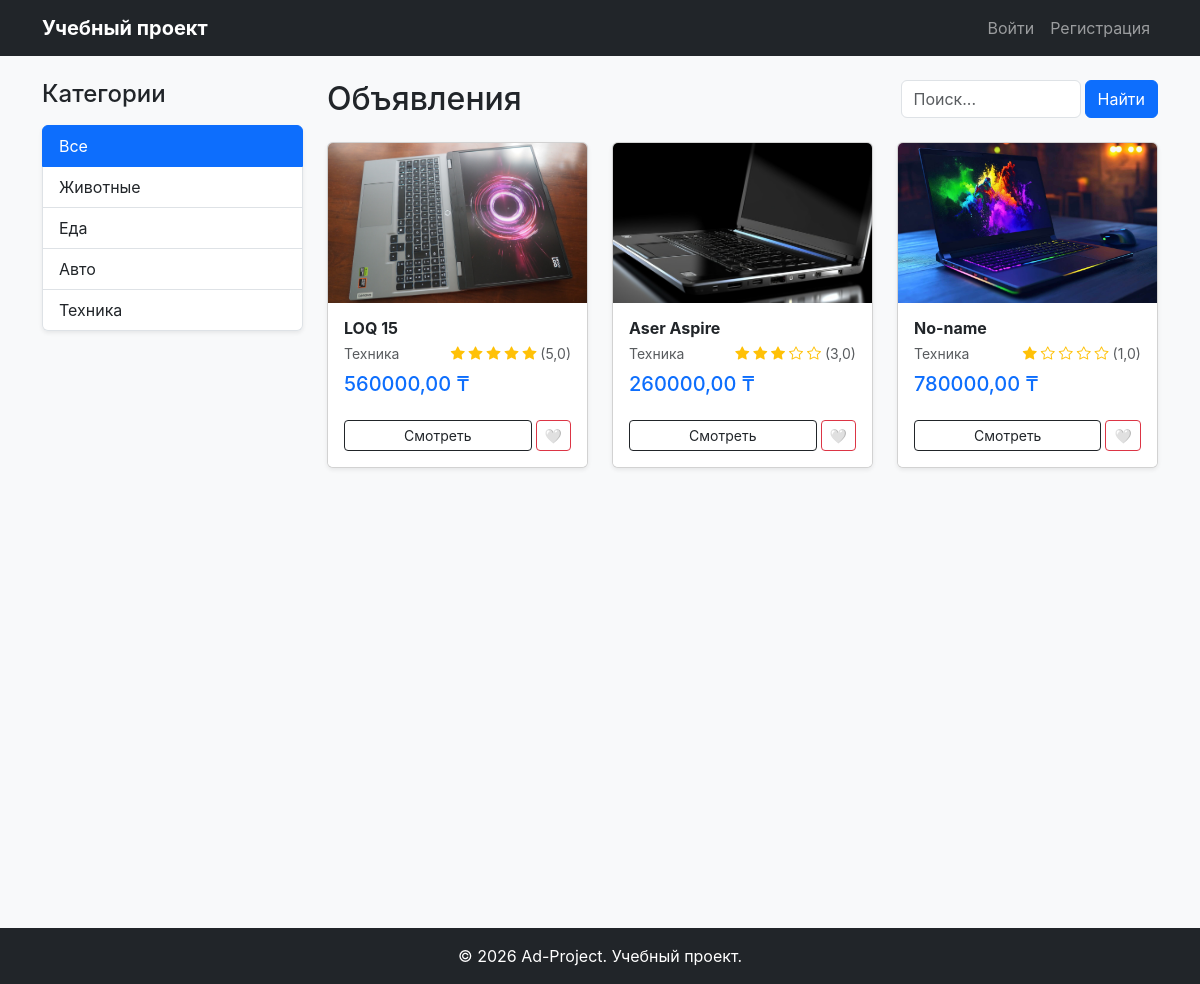
The page / on the database its author committed.
### ads/models.py (models this page shows, shortened)
class Category(models.Model):
    name = models.CharField(max_length=100, verbose_name="Категория")
    class Meta:
        verbose_name = "Категория"
        verbose_name_plural = "Категории"

class Ad(models.Model):
    title = models.CharField(max_length=200, verbose_name="Заголовок")
    category = models.ForeignKey(Category, on_delete=models.CASCADE, verbose_name="Категория")
    price = models.DecimalField(max_digits=20, decimal_places=2, default=0, verbose_name="Цена")
    description = models.TextField(verbose_name="Описание")
    image = models.ImageField(upload_to='ads_images/', blank=True, null=True, verbose_name="Фотография")
    author = models.ForeignKey(User, on_delete=models.SET_NULL, null=True, blank=True)
    is_top = models.BooleanField(default=False, verbose_name="Топ объявление (VIP)")
    created_at = models.DateTimeField(auto_now_add=True, verbose_name="Дата создания")
    class Meta:
        ordering = ['-is_top', '-created_at']
        verbose_name = "Объявление"
        verbose_name_plural = "Объявления"

### ads/views.py (the view)
# urls.py: path('', views.ad_list, name='ad_list'),
def ad_list(request):
    query = request.GET.get('q', '').strip()
    category_id = request.GET.get('category')
    ads = Ad.objects.annotate(average_rating=Avg('reviews__rating'))
    if query:
        ads = ads.filter(Q(title__icontains=query) | Q(description__icontains=query))
    if category_id:
        ads = ads.filter(category_id=category_id)
    categories = Category.objects.all()
    return render(request, 'ad_list.html', {
        'ads': ads.distinct(),  # distinct() важен, если поиск выдает дубликаты
        'categories': categories,
        'query': query,
    })

### ads/templates/ad_list.html (shortened to what this page needs)
{% extends 'base.html' %}
{% block content %}
<div class="row">
    <div class="col-md-3">
        <div class="sticky-top" style="top: 20px;">
            <h4 class="mb-3">Категории</h4>
            <div class="list-group shadow-sm">
                <a href="{% url 'ad_list' %}"
                   class="list-group-item list-group-item-action d-flex justify-content-between align-items-center {% if not request.GET.category %}active{% endif %}">
                    Все
                </a>
                {% for cat in categories %}
                    <a href="{% url 'ad_list' %}?category={{ cat.id }}"
                       class="list-group-item list-group-item-action {% if request.GET.category == cat.id|stringformat:'s' %}active{% endif %}">
                        {{ cat.name }}
                    </a>
                {% endfor %}
            </div>
        </div>
    </div>
    <div class="col-md-9">
        <div class="d-flex align-items-center mb-4">
            <h2 class="me-auto mb-0">Объявления</h2>
            <form action="{% url 'ad_list' %}" method="GET" class="d-flex m-0">
                <input type="text" name="q" class="form-control me-1" placeholder="Поиск..." value="{{ request.GET.q }}" style="width: 180px;">
                <button type="submit" class="btn btn-primary">Найти</button>
            </form>
        </div>
        <div class="row">
            {% for ad in ads %}
                <div class="col-lg-4 col-md-6 mb-4">
                    <div class="card h-100 shadow-sm">
                        <img src="{% if ad.image %}{{ ad.image.url }}{% else %}https://via.placeholder.com/400x250{% endif %}"
                             class="card-img-top" alt="{{ ad.title }}" style="height: 160px; object-fit: cover;">
                                <div class="card-body p-3">
                                <h6 class="card-title fw-bold mb-1 text-truncate">{{ ad.title }}</h6>
                                <div class="d-flex justify-content-between align-items-center mb-2">
                                    <p class="text-muted small mb-0">{{ ad.category.name }}</p>
                                    <div class="small text-warning">
                                        {% if ad.average_rating %}
                                            {% for i in "12345" %}
                                                {% if forloop.counter <= ad.average_rating %}
                                                    <i class="bi bi-star-fill"></i>
                                                {% else %}
                                                    <i class="bi bi-star"></i>
                                                {% endif %}
                                            {% endfor %}
                                            <span class="text-muted">({{ ad.average_rating|floatformat:1 }})</span>
                                        {% else %}
                                            <span class="text-muted small">Нет отзывов</span>
                                        {% endif %}
                                    </div>
                                </div>
            <h5 class="text-primary mb-0">
                {% if ad.price > 0 %}{{ ad.price }} ₸{% else %}Бесплатно{% endif %}
            </h5>
        </div>
                        <div class="card-footer bg-white border-0 d-flex gap-1 pb-3">
                            <a href="{% url 'ad_detail' ad.id %}" class="btn btn-sm btn-outline-dark flex-grow-1">Смотреть</a>
                            <a href="{% url 'toggle_favorite' ad.id %}" class="btn btn-sm btn-outline-danger">
                                {% if ad in user.favorites.all %}❤️{% else %}🤍{% endif %}
                            </a>
                        </div>
                    </div>
                </div>
            {% empty %}
                <div class="col-12 text-center py-5">
                    <p class="text-muted h4">В этой категории пока ничего нет...</p>
                </div>
            {% endfor %}
        </div>
    </div>
</div>
{% endblock %}

### ads/templates/base.html (shortened to what this page needs)
{% load static %}
<!DOCTYPE html>
<html lang="ru">
<head>
    <link href="https://cdn.jsdelivr.net/npm/bootstrap@5.3.0/dist/css/bootstrap.min.css" rel="stylesheet">
    <link rel="stylesheet" href="https://cdn.jsdelivr.net/npm/bootstrap-icons@1.11.3/font/bootstrap-icons.min.css">
    <link rel="stylesheet" href="{% static 'css/style.css' %}">
</head>
<body class="bg-light">
<nav class="navbar navbar-expand-lg navbar-dark bg-dark mb-4">
    <div class="container">
        <a class="navbar-brand fw-bold" href="/">Учебный проект</a>
        <div class="collapse navbar-collapse" id="navbarNav">
            <ul class="navbar-nav ms-auto">
                {% if user.is_authenticated %}
                    <li class="nav-item"><a class="nav-link" href="{% url 'profile' %}">Профиль ({{ user.username }})</a></li>
                    <li class="nav-item">
                        <form action="{% url 'logout' %}" method="post" style="display:inline;">
                            {% csrf_token %}<button type="submit" class="nav-link btn btn-link">Выйти</button>
                        </form>
                    </li>
                {% else %}
                    <li class="nav-item"><a class="nav-link" href="{% url 'login' %}">Войти</a></li>
                    <li class="nav-item"><a class="nav-link" href="{% url 'register' %}">Регистрация</a></li>
                {% endif %}
            </ul>
        </div>
    </div>
</nav>
<div class="container min-vh-100 max-vh-100">
    {% block content %}
    {% endblock %}
</div>
<footer class="bg-dark text-white text-center py-3 mt-5">
    <p class="mb-0">© 2026 Ad-Project. Учебный проект.</p>
</footer>
</body>
</html>

### ads/static/css/style.css (style rules this page uses)
* { font-family: 'Inter', sans-serif; }
.text-center { align-items: center; justify-content: center; }

### rows shown on the page
Category: name "Животные"
Category: name "Еда"
Category: name "Авто"
Category: name "Техника"
Ad: image (picture), title "LOQ 15", category.name "Техника", average_rating "5,0", price "560000,00"
Ad: image (picture), title "Aser Aspire", category.name "Техника", average_rating "3,0", price "260000,00"
Ad: image (picture), title "No-name", category.name "Техника", average_rating "1,0", price "780000,00"
